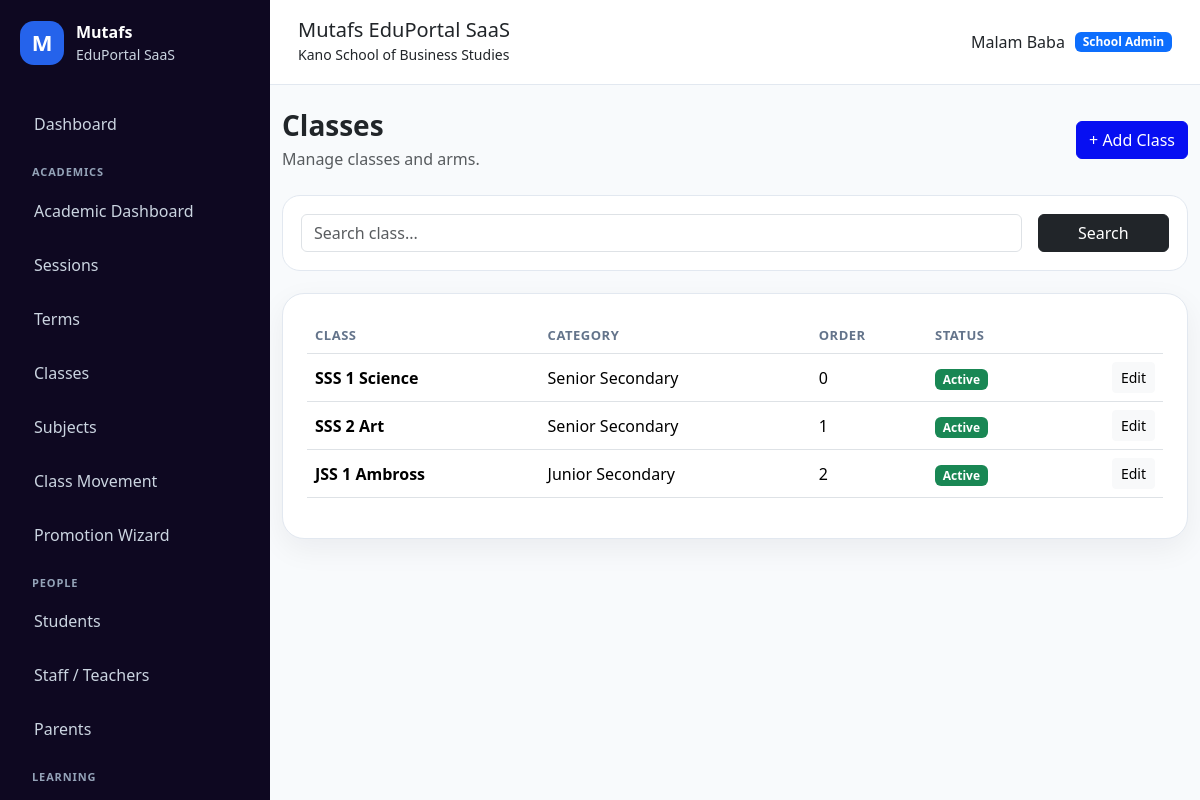
Page /academics/classes/ (signed in) on the committed database.
### apps/schools/models.py (models this page shows, shortened)
class School(models.Model):
    class SubscriptionStatus(models.TextChoices):
        TRIAL = "TRIAL", "Trial"
        ACTIVE = "ACTIVE", "Active"
        EXPIRED = "EXPIRED", "Expired"
        SUSPENDED = "SUSPENDED", "Suspended"
    name = models.CharField(max_length=255)
    slug = models.SlugField(max_length=255, unique=True, db_index=True)
    portal_subpath = models.SlugField(
        max_length=255,
        unique=True,
        help_text="Public portal path, e.g. berachah-school",
    )
    code = models.CharField(max_length=50, unique=True, db_index=True)
    email = models.EmailField(blank=True)
    phone = models.CharField(max_length=30, blank=True)
    address = models.TextField(blank=True)
    logo = models.ImageField(upload_to="school_logos/", blank=True, null=True)
    result_stamp = models.ImageField(
        upload_to="school_stamps/",
        blank=True,
        null=True,
    )
    is_active = models.BooleanField(default=True)
    is_verified = models.BooleanField(default=False)
    subscription_status = models.CharField(
        max_length=20,
        choices=SubscriptionStatus.choices,
        default=SubscriptionStatus.TRIAL,
        db_index=True,
    )
    subscription_start_date = models.DateField(null=True, blank=True)
    subscription_end_date = models.DateField(null=True, blank=True)
    result_checker_enabled = models.BooleanField(default=True)
    cbt_enabled = models.BooleanField(default=True)
    finance_enabled = models.BooleanField(default=True)
    parent_portal_enabled = models.BooleanField(default=True)
    custom_domain = models.CharField(
        max_length=255,
        blank=True,
        db_index=True,
        help_text="Example: schoolname.com",
    )
    subdomain = models.SlugField(
        max_length=100,
        blank=True,
        db_index=True,
        help_text="Example: brightstar",
    )
    primary_color = models.CharField(
        max_length=20,
        default="#2563eb",
    )
    secondary_color = models.CharField(
        max_length=20,
        default="#0f172a",
    )
    accent_color = models.CharField(
        max_length=20,
        default="#22c55e",
    )
    maintenance_mode = models.BooleanField(default=False)
    maintenance_message = models.TextField(
        blank=True,
        default="This school portal is temporarily under maintenance.",
    )
    storage_limit_mb = models.PositiveIntegerField(default=500)
    allow_custom_branding = models.BooleanField(default=True)
    created_at = models.DateTimeField(auto_now_add=True)
    updated_at = models.DateTimeField(auto_now=True)
    class Meta:
        ordering = ["name"]
        indexes = [
            models.Index(fields=["slug"]),
            models.Index(fields=["portal_subpath"]),
            models.Index(fields=["subscription_status"]),
            models.Index(fields=["is_active"]),
        ]
    @property
    def is_subscription_expired(self):
        if not self.subscription_end_date:
            return False
        return timezone.localdate() > self.subscription_end_date

### apps/accounts/models.py (models this page shows, shortened)
class User(AbstractUser):
    class Role(models.TextChoices):
        SUPER_ADMIN = "SUPER_ADMIN", "Super Admin"
        SCHOOL_ADMIN = "SCHOOL_ADMIN", "School Admin"
        TEACHER = "TEACHER", "Teacher"
        STUDENT = "STUDENT", "Student"
        PARENT = "PARENT", "Parent/Guardian"
    email = models.EmailField(unique=True)
    role = models.CharField(
        max_length=30,
        choices=Role.choices,
        default=Role.STUDENT,
        db_index=True,
    )
    school = models.ForeignKey(
        "schools.School",
        on_delete=models.SET_NULL,
        null=True,
        blank=True,
        related_name="users",
    )
    phone = models.CharField(max_length=30, blank=True)
    profile_picture = models.ImageField(
        upload_to="profiles/",
        blank=True,
        null=True,
    )
    must_change_password = models.BooleanField(default=False)
    last_login_ip = models.GenericIPAddressField(null=True, blank=True)
    last_activity_at = models.DateTimeField(null=True, blank=True)
    failed_login_attempts = models.PositiveIntegerField(default=0)
    created_at = models.DateTimeField(auto_now_add=True)
    updated_at = models.DateTimeField(auto_now=True)
    REQUIRED_FIELDS = ["email"]
    class Meta:
        indexes = [
            models.Index(fields=["role"]),
            models.Index(fields=["school", "role"]),
            models.Index(fields=["email"]),
        ]
    @property
    def is_super_admin(self):
        return self.role == self.Role.SUPER_ADMIN
    @property
    def is_school_admin(self):
        return self.role == self.Role.SCHOOL_ADMIN
    @property
    def is_teacher(self):
        return self.role == self.Role.TEACHER
    @property
    def is_student(self):
        return self.role == self.Role.STUDENT
    @property
    def is_parent(self):
        return self.role == self.Role.PARENT

### apps/academics/models.py (models this page shows, shortened)
class SchoolClass(models.Model):
    class Category(models.TextChoices):
        NURSERY = "NURSERY", "Nursery"
        PRIMARY = "PRIMARY", "Primary"
        JSS = "JSS", "Junior Secondary"
        SSS = "SSS", "Senior Secondary"
    school = models.ForeignKey(
        "schools.School",
        on_delete=models.CASCADE,
        related_name="classes",
    )
    name = models.CharField(max_length=100)
    category = models.CharField(max_length=20, choices=Category.choices)
    position_order = models.PositiveIntegerField(default=0)
    is_active = models.BooleanField(default=True)
    created_at = models.DateTimeField(auto_now_add=True)
    class Meta:
        ordering = ["position_order", "name"]
        unique_together = ("school", "name")

### apps/academics/views.py (the view)
# urls.py: path("classes/", views.class_list, name="academic_class_list"),
@login_required
@role_required(User.Role.SCHOOL_ADMIN)
def class_list(request):
    school = get_user_school(request)
    query = request.GET.get("q", "").strip()
    classes = SchoolClass.objects.filter(school=school)
    if query:
        classes = classes.filter(
            Q(name__icontains=query) |
            Q(category__icontains=query)
        )
    return render(request, "academics/class_list.html", {
        "classes": classes,
        "query": query,
    })

### apps/academics/views.py (called while the page is built)
def get_user_school(request):
    return request.user.school

### apps/core/context_processors.py (called while the page is built)
def global_context(request):
    user = getattr(request, "user", None)
    current_school = None
    subscription_expired = False
    if user and user.is_authenticated:
        current_school = getattr(user, "school", None)
        subscription_expired = getattr(request, "subscription_expired", False)
    return {
        "APP_NAME": "Mutafs EduPortal SaaS",
        "COMPANY_NAME": "Mutafs Global Technology",
        "current_school": current_school,
        "subscription_expired": subscription_expired,
    }

### apps/messaging/context_processors.py (called while the page is built)
def unread_messages_count(request):
    if not request.user.is_authenticated:
        return {
            "global_unread_messages_count": 0,
        }
    count = MessageReadStatus.objects.filter(
        user=request.user,
        is_read=False,
    ).count()
    return {
        "global_unread_messages_count": count,
    }

### apps/notifications/context_processors.py (called while the page is built)
def notification_context(request):
    if not request.user.is_authenticated:
        return {}
    notifications = UserNotification.objects.select_related(
        "announcement"
    ).filter(
        user=request.user,
        announcement__is_active=True,
        announcement__publish_at__lte=timezone.now(),
        is_read=False,
    )[:5]
    return {
        "global_notifications": notifications,
        "global_unread_notifications_count": notifications.count(),
    }

### apps/schools/context_processors.py (called while the page is built)
def tenant_context(request):
    school = None
    if request.user.is_authenticated:
        school = getattr(request.user, "school", None)
    return {
        "tenant_school": school,
    }

### templates/academics/class_list.html
{% extends "base.html" %}
{% block content %}
<div class="d-flex flex-wrap justify-content-between align-items-center mb-4 gap-2">
    <div>
        <h3 class="fw-bold mb-1">Classes</h3>
        <p class="text-muted mb-0">Manage classes and arms.</p>
    </div>
    <a href="{% url 'academic_class_create' %}" class="btn btn-primary">+ Add Class</a>
</div>
<div class="filter-card">
    <form method="get" class="row g-3">
        <div class="col-md-10">
            <input type="text" name="q" value="{{ query }}" class="form-control" placeholder="Search class...">
        </div>
        <div class="col-md-2 d-grid">
            <button class="btn btn-dark">Search</button>
        </div>
    </form>
</div>
<div class="content-card">
    <div class="table-responsive">
        <table class="table align-middle">
            <thead>
                <tr>
                    <th>Class</th>
                    <th>Category</th>
                    <th>Order</th>
                    <th>Status</th>
                    <th></th>
                </tr>
            </thead>
            <tbody>
                {% for class in classes %}
                    <tr>
                        <td><strong>{{ class.name }}</strong></td>
                        <td>{{ class.get_category_display }}</td>
                        <td>{{ class.position_order }}</td>
                        <td>
                            {% if class.is_active %}
                                <span class="badge bg-success">Active</span>
                            {% else %}
                                <span class="badge bg-danger">Inactive</span>
                            {% endif %}
                        </td>
                        <td class="text-end">
                            <a href="{% url 'academic_class_update' class.pk %}" class="btn btn-sm btn-light">Edit</a>
                        </td>
                    </tr>
                {% empty %}
                    <tr>
                        <td colspan="5" class="text-center text-muted py-4">No class yet.</td>
                    </tr>
                {% endfor %}
            </tbody>
        </table>
    </div>
</div>
{% endblock %}

### templates/partials/navbar.html
<header class="topbar">
    <div>
        <h5 class="mb-0">{{ APP_NAME }}</h5>
        {% if current_school %}
            <small>{{ current_school.name }}</small>
        {% else %}
            <small>{{ COMPANY_NAME }}</small>
        {% endif %}
    </div>
    <div class="topbar-user">
        {% if request.user.is_authenticated %}
            <span>{{ request.user.get_full_name|default:request.user.username }}</span>
            <span class="badge bg-primary">{{ request.user.get_role_display }}</span>
        {% endif %}
    </div>
</header>

### static/css/dashboard.css (style rules this page uses)
:root { --primary: #2563eb; --dark: #0f172a; --muted: #64748b; --bg: #f8fafc; --card: #ffffff; --border: #e2e8f0; }
body { background: var(--bg); font-family: system-ui, -apple-system, BlinkMacSystemFont, "Segoe UI", sans-serif; }
.topbar { background: white; border-bottom: 1px solid var(--border); padding: 18px 28px; display: flex; justify-content: space-between; align-items: center; }
.topbar-user { display: flex; gap: 10px; align-items: center; }
.content-card { background: #ffffff; border: 1px solid var(--border); border-radius: 22px; padding: 24px; box-shadow: 0 10px 30px rgba(15, 23, 42, 0.06); }
.table thead th { color: #64748b; font-size: 13px; text-transform: uppercase; letter-spacing: 0.04em; }
.filter-card { background: #ffffff; border: 1px solid var(--border); border-radius: 18px; padding: 18px; margin-bottom: 22px; }

### rows in the picture
School: name "Kano School of Business Studies"
User: user.get_full_name "Malam Baba", user.role "School Admin"
SchoolClass: name "SSS 1 Science", category "Senior Secondary", position_order "0", is_active "Active"
SchoolClass: name "SSS 2 Art", category "Senior Secondary", position_order "1", is_active "Active"
SchoolClass: name "JSS 1 Ambross", category "Junior Secondary", position_order "2", is_active "Active"

### other values in the picture
{{ APP_NAME }} "Mutafs EduPortal SaaS"
